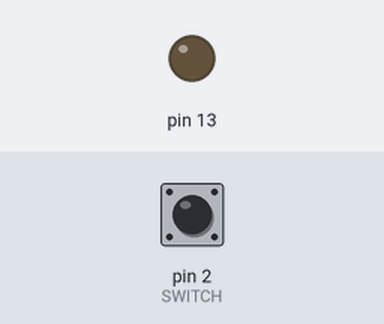
Recording of a sketch running on a simulated Arduino Uno, built with avr-gcc and run on an emulated ATmega328P. Shown: output pins drawn as LEDs (lit = HIGH). The inputs (shaded band) are chosen by the test bench; at power-on: pin 2 (SWITCH) HIGH.

Above: at 1.2 s.
1.3 s: pin 2 (SWITCH) pulled LOW for 0.15 s
At 1.8 s:
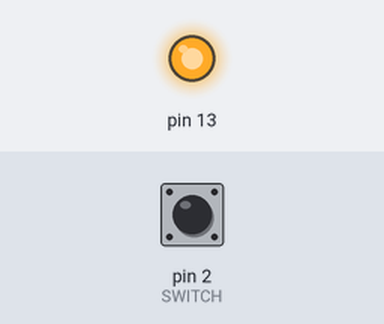
4.2 s: pin 2 (SWITCH) pulled LOW for 3.2 s
At 8.8 s:
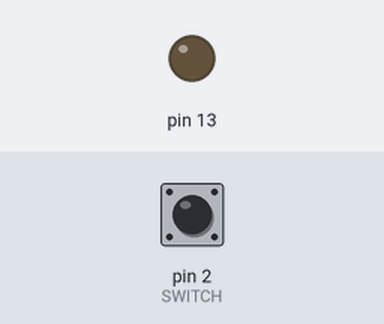
Timing chart, 0 to 10.3 s (numbered marks = the images above; inputs shaded):
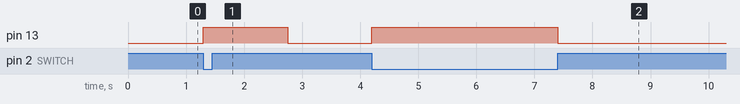

Measured:
- after the input at 1.3 s, pin 13: LOW → HIGH at once, → LOW 1.5 s later
- after the input at 4.2 s, pin 13: LOW → HIGH at once, → LOW 3.2 s later

The sketch:

ECE387_FINAL_TX.ino
```cpp
#define SWITCH 2
#define TRANSMITTER 3

#include <RCSwitch.h>

RCSwitch tx = RCSwitch();

int previous = HIGH;

void setup() {

  pinMode(13, OUTPUT);

  // setup tilt switch
  pinMode(SWITCH, INPUT);
  digitalWrite(SWITCH, HIGH);

  // setup transmitter
  tx.enableTransmit(TRANSMITTER);

  // setup serial
  Serial.begin(9600);

}

void loop() {

  if(digitalRead(SWITCH)==LOW) {
    if(previous==HIGH) {
      previous = LOW;
      digitalWrite(13, HIGH);
      tx.send("JUMP", 24);
      delay(1000);
    }
  } else {
    previous = HIGH;
    digitalWrite(13, LOW);
  }

}
```
